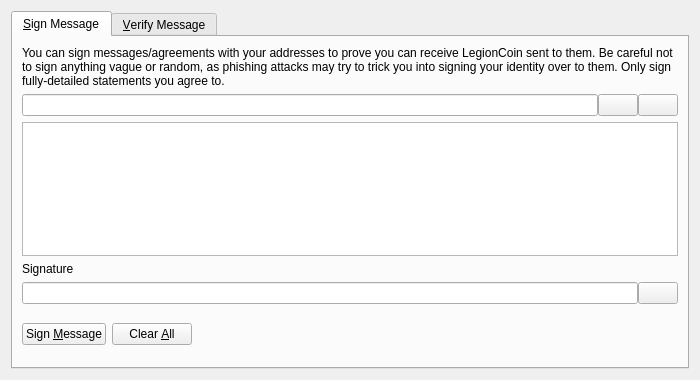
<?xml version="1.0" encoding="UTF-8"?>
<ui version="4.0">
 <class>SignVerifyMessageDialog</class>
 <widget class="QDialog" name="SignVerifyMessageDialog">
  <property name="geometry">
   <rect>
    <x>0</x>
    <y>0</y>
    <width>700</width>
    <height>380</height>
   </rect>
  </property>
  <property name="windowTitle">
   <string>Signatures - Sign / Verify a Message</string>
  </property>
  <property name="modal">
   <bool>true</bool>
  </property>
  <layout class="QVBoxLayout" name="verticalLayout">
   <item>
    <widget class="QTabWidget" name="tabWidget">
     <property name="currentIndex">
      <number>0</number>
     </property>
     <widget class="QWidget" name="tabSignMessage">
      <attribute name="title">
       <string>&amp;Sign Message</string>
      </attribute>
      <layout class="QVBoxLayout" name="verticalLayout_SM">
       <item>
        <widget class="QLabel" name="infoLabel_SM">
         <property name="text">
          <string>You can sign messages/agreements with your addresses to prove you can receive LegionCoin sent to them. Be careful not to sign anything vague or random, as phishing attacks may try to trick you into signing your identity over to them. Only sign fully-detailed statements you agree to.</string>
         </property>
         <property name="textFormat">
          <enum>Qt::PlainText</enum>
         </property>
         <property name="wordWrap">
          <bool>true</bool>
         </property>
        </widget>
       </item>
       <item>
        <layout class="QHBoxLayout" name="horizontalLayout_1_SM">
         <property name="spacing">
          <number>0</number>
         </property>
         <item>
          <widget class="QValidatedLineEdit" name="addressIn_SM">
           <property name="toolTip">
            <string>The LegionCoin address to sign the message with</string>
           </property>
          </widget>
         </item>
         <item>
          <widget class="QPushButton" name="addressBookButton_SM">
           <property name="toolTip">
            <string>Choose previously used address</string>
           </property>
           <property name="text">
            <string/>
           </property>
           <property name="shortcut">
            <string>Alt+A</string>
           </property>
           <property name="autoDefault">
            <bool>false</bool>
           </property>
          </widget>
         </item>
         <item>
          <widget class="QPushButton" name="pasteButton_SM">
           <property name="toolTip">
            <string>Paste address from clipboard</string>
           </property>
           <property name="text">
            <string/>
           </property>
           <property name="shortcut">
            <string>Alt+P</string>
           </property>
           <property name="autoDefault">
            <bool>false</bool>
           </property>
          </widget>
         </item>
        </layout>
       </item>
       <item>
        <widget class="QPlainTextEdit" name="messageIn_SM">
         <property name="toolTip">
          <string>Enter the message you want to sign here</string>
         </property>
        </widget>
       </item>
       <item>
        <widget class="QLabel" name="signatureLabel_SM">
         <property name="text">
          <string>Signature</string>
         </property>
         <property name="textFormat">
          <enum>Qt::PlainText</enum>
         </property>
        </widget>
       </item>
       <item>
        <layout class="QHBoxLayout" name="horizontalLayout_2_SM">
         <property name="spacing">
          <number>0</number>
         </property>
         <item>
          <widget class="QLineEdit" name="signatureOut_SM">
           <property name="font">
            <font>
             <italic>true</italic>
            </font>
           </property>
           <property name="readOnly">
            <bool>true</bool>
           </property>
          </widget>
         </item>
         <item>
          <widget class="QPushButton" name="copySignatureButton_SM">
           <property name="toolTip">
            <string>Copy the current signature to the system clipboard</string>
           </property>
           <property name="text">
            <string/>
           </property>
           <property name="autoDefault">
            <bool>false</bool>
           </property>
          </widget>
         </item>
        </layout>
       </item>
       <item>
        <layout class="QHBoxLayout" name="horizontalLayout_3_SM">
         <item>
          <widget class="QPushButton" name="signMessageButton_SM">
           <property name="toolTip">
            <string>Sign the message to prove you own this LegionCoin address</string>
           </property>
           <property name="text">
            <string>Sign &amp;Message</string>
           </property>
           <property name="autoDefault">
            <bool>false</bool>
           </property>
          </widget>
         </item>
         <item>
          <widget class="QPushButton" name="clearButton_SM">
           <property name="toolTip">
            <string>Reset all sign message fields</string>
           </property>
           <property name="text">
            <string>Clear &amp;All</string>
           </property>
           <property name="autoDefault">
            <bool>false</bool>
           </property>
          </widget>
         </item>
         <item>
          <spacer name="horizontalSpacer_1_SM">
           <property name="orientation">
            <enum>Qt::Horizontal</enum>
           </property>
           <property name="sizeHint" stdset="0">
            <size>
             <width>40</width>
             <height>48</height>
            </size>
           </property>
          </spacer>
         </item>
         <item>
          <widget class="QLabel" name="statusLabel_SM">
           <property name="font">
            <font>
             <weight>75</weight>
             <bold>true</bold>
            </font>
           </property>
           <property name="text">
            <string/>
           </property>
           <property name="wordWrap">
            <bool>true</bool>
           </property>
          </widget>
         </item>
         <item>
          <spacer name="horizontalSpacer_2_SM">
           <property name="orientation">
            <enum>Qt::Horizontal</enum>
           </property>
           <property name="sizeHint" stdset="0">
            <size>
             <width>40</width>
             <height>48</height>
            </size>
           </property>
          </spacer>
         </item>
        </layout>
       </item>
      </layout>
     </widget>
     <widget class="QWidget" name="tabVerifyMessage">
      <attribute name="title">
       <string>&amp;Verify Message</string>
      </attribute>
      <layout class="QVBoxLayout" name="verticalLayout_VM">
       <item>
        <widget class="QLabel" name="infoLabel_VM">
         <property name="text">
          <string>Enter the receiver's address, message (ensure you copy line breaks, spaces, tabs, etc. exactly) and signature below to verify the message. Be careful not to read more into the signature than what is in the signed message itself, to avoid being tricked by a man-in-the-middle attack. Note that this only proves the signing party receives with the address, it cannot prove sendership of any transaction!</string>
         </property>
         <property name="textFormat">
          <enum>Qt::PlainText</enum>
         </property>
         <property name="alignment">
          <set>Qt::AlignLeading|Qt::AlignLeft|Qt::AlignTop</set>
         </property>
         <property name="wordWrap">
          <bool>true</bool>
         </property>
        </widget>
       </item>
       <item>
        <layout class="QHBoxLayout" name="horizontalLayout_1_VM">
         <property name="spacing">
          <number>0</number>
         </property>
         <item>
          <widget class="QValidatedLineEdit" name="addressIn_VM">
           <property name="toolTip">
            <string>The LegionCoin address the message was signed with</string>
           </property>
          </widget>
         </item>
         <item>
          <widget class="QPushButton" name="addressBookButton_VM">
           <property name="toolTip">
            <string>Choose previously used address</string>
           </property>
           <property name="text">
            <string/>
           </property>
           <property name="shortcut">
            <string>Alt+A</string>
           </property>
           <property name="autoDefault">
            <bool>false</bool>
           </property>
          </widget>
         </item>
        </layout>
       </item>
       <item>
        <widget class="QPlainTextEdit" name="messageIn_VM"/>
       </item>
       <item>
        <widget class="QValidatedLineEdit" name="signatureIn_VM"/>
       </item>
       <item>
        <layout class="QHBoxLayout" name="horizontalLayout_2_VM">
         <item>
          <widget class="QPushButton" name="verifyMessageButton_VM">
           <property name="toolTip">
            <string>Verify the message to ensure it was signed with the specified LegionCoin address</string>
           </property>
           <property name="text">
            <string>Verify &amp;Message</string>
           </property>
           <property name="autoDefault">
            <bool>false</bool>
           </property>
          </widget>
         </item>
         <item>
          <widget class="QPushButton" name="clearButton_VM">
           <property name="toolTip">
            <string>Reset all verify message fields</string>
           </property>
           <property name="text">
            <string>Clear &amp;All</string>
           </property>
           <property name="autoDefault">
            <bool>false</bool>
           </property>
          </widget>
         </item>
         <item>
          <spacer name="horizontalSpacer_1_VM">
           <property name="orientation">
            <enum>Qt::Horizontal</enum>
           </property>
           <property name="sizeHint" stdset="0">
            <size>
             <width>40</width>
             <height>48</height>
            </size>
           </property>
          </spacer>
         </item>
         <item>
          <widget class="QLabel" name="statusLabel_VM">
           <property name="font">
            <font>
             <weight>75</weight>
             <bold>true</bold>
            </font>
           </property>
           <property name="text">
            <string/>
           </property>
           <property name="wordWrap">
            <bool>true</bool>
           </property>
          </widget>
         </item>
         <item>
          <spacer name="horizontalSpacer_2_VM">
           <property name="orientation">
            <enum>Qt::Horizontal</enum>
           </property>
           <property name="sizeHint" stdset="0">
            <size>
             <width>40</width>
             <height>48</height>
            </size>
           </property>
          </spacer>
         </item>
        </layout>
       </item>
      </layout>
     </widget>
    </widget>
   </item>
  </layout>
 </widget>
 <customwidgets>
  <customwidget>
   <class>QValidatedLineEdit</class>
   <extends>QLineEdit</extends>
   <header>qvalidatedlineedit.h</header>
  </customwidget>
 </customwidgets>
 <resources>
  <include location="../legioncoin.qrc"/>
 </resources>
 <connections/>
</ui>
